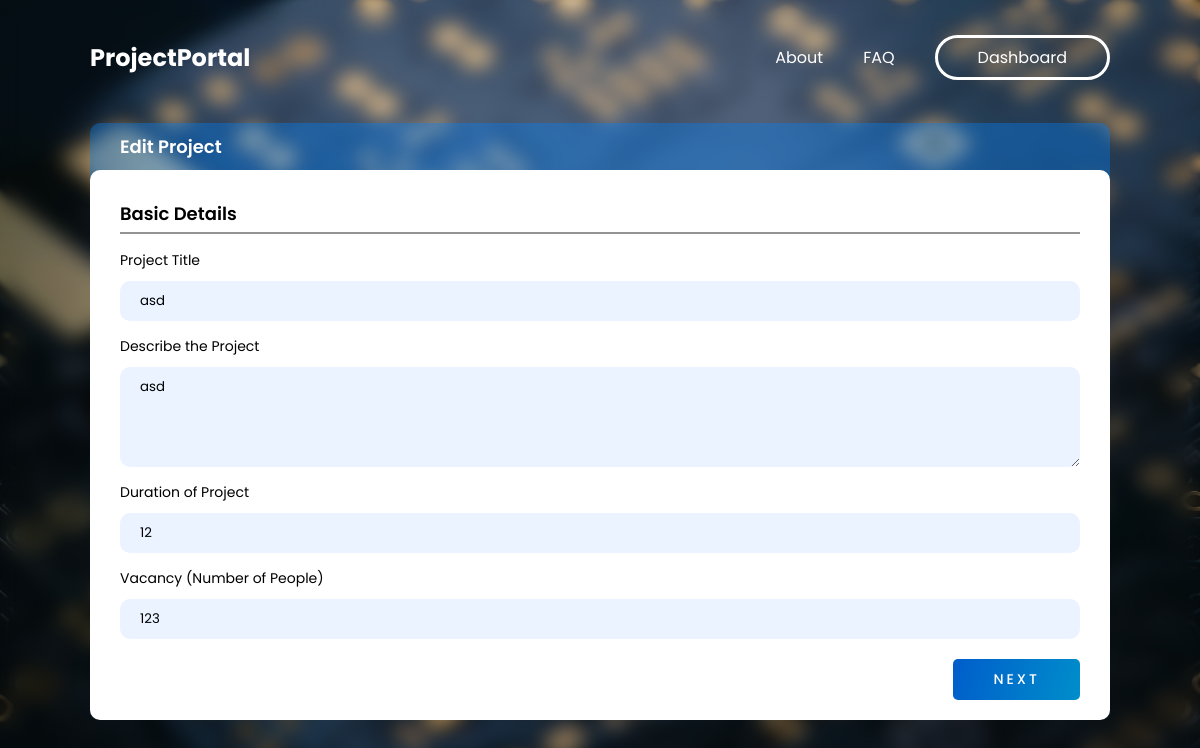
Before: /projects/33/edit/ (signed in) with the older database file.
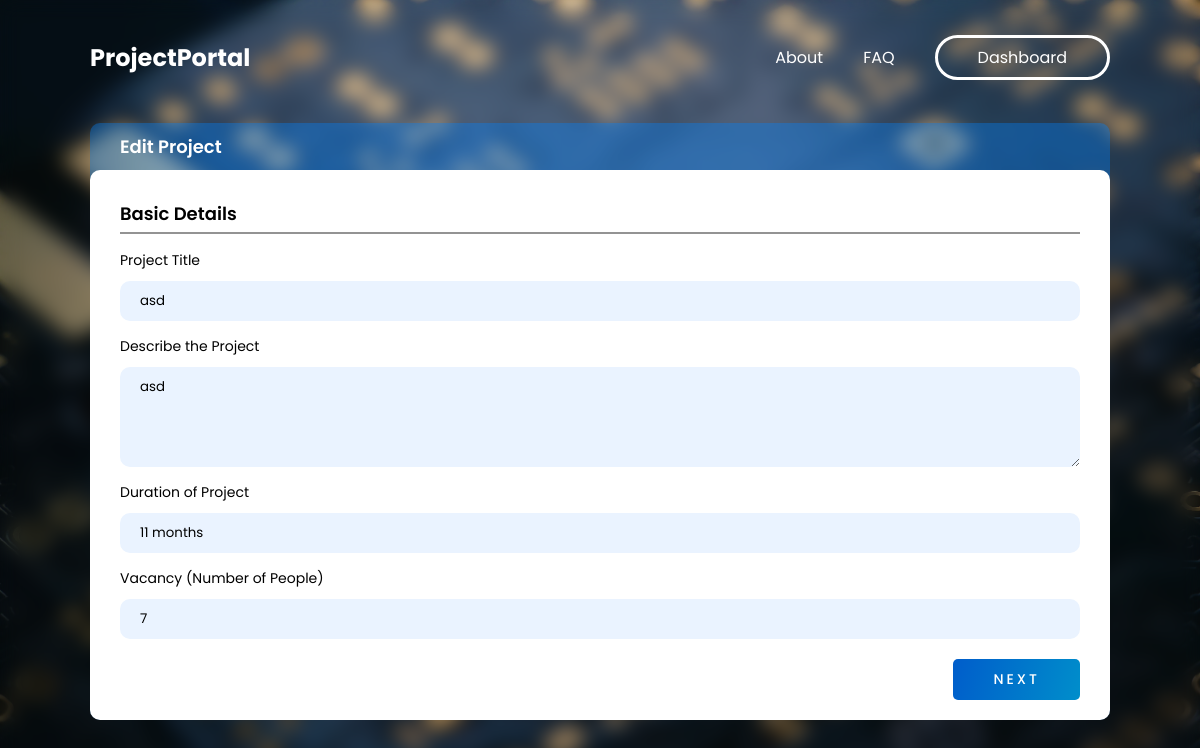
After: the same page with the newer database file.
### portal/models.py (models this page shows, shortened)
class Project(models.Model):
    prof = models.ForeignKey("Professor",  on_delete=models.CASCADE, null=True)
    title = models.CharField(max_length=100)
    description = models.TextField()
    cpi = models.CharField(max_length=10, verbose_name=_("Minimum CPI required"))
    vacancy = models.PositiveSmallIntegerField()
    min_year = models.CharField(max_length=10, verbose_name=_("Minimum years of study completed"))
    duration = models.CharField(max_length=50)
    learning_outcome = models.TextField()
    prereq = models.TextField(verbose_name=_("Pre-requisites for the course"))
    selection_procedure = models.TextField()
    release_date = models.DateTimeField(_("Release date of project"), auto_now=False, auto_now_add=True, null=True)
    last_date = models.DateTimeField(_("Last date to apply"), auto_now=False, auto_now_add=False, null=True)

### portal/views.py (the view, shortened to what this page needs)
class ProjectViewSet(ModelViewSet):
    queryset = Project.objects.all()
    serializer_class = ProjectSerializer
    filter_backends = [filters.DjangoFilterBackend]
    filterset_class = ProjectFilter
    @method_decorator(login_required)
    @action(detail=True, methods=['GET'],url_name='edit-project', url_path='edit')
    def edit(self, request, pk=None):
        project = self.get_object()
        if(project.prof.user != request.user):
            return Response(403)
        serializer = self.get_serializer(project, many=False)
        return render(request, template_name='project-form.html',context={'project' : serializer.data})

### portal/serializers.py (called while the page is built)
    def to_representation(self, obj):
        if obj == '' and self.allow_blank:
            return obj
        return self._choices[obj]

### templates/project-form.html (shortened to what this page needs)
{% extends 'bg-base.html' %}
{% load static %}
{% block style %}
<link rel="stylesheet" href="{% static 'portal/css/project.css' %}">
{% endblock style %}
{% block content %}
<div class=" project-container">
    {% if project.id is None %}
    <div class="project-header">Create new Project</div>
    {% else %}
    <div class="project-header">Edit Project</div>
    {% endif %}
    <div class="project-main">
        {% if project.id is None %}
        <form id="projectForm" action="{% url 'project-list' %}" method="POST">
            {% else %}
            <form id="projectForm" action="{% url 'project-detail' project.id %}" method="PATCH">
                {% endif %}
                <div class="form-section" id="basic-section">
                    <legend class="section-heading">Basic Details</legend>
                    <label for="title">Project Title </label>
                    <input type="text" name="title" id="title" value="{{project.title}}" required>
                    <label for="description">Describe the Project</label>
                    <textarea name="description" id="description" cols="30" rows="4" required>{{project.description}}</textarea>
                    <label for="duration">Duration of Project</label>
                    <input type="text" name="duration" id="duration" value="{{project.duration}}" required>
                    <label for="vacancy">Vacancy (Number of People)</label>
                    <input type="number" name="vacancy" id="vacancy" value="{{project.vacancy}}" required>
                    <div class="action-container">
                        <button class="btn wide-text" data-target="elig-section" type="button">NEXT</button>
                    </div>
                </div>
            </form>
    </div>
</div>
{% endblock content %}

Changed rows visible on the page:
changed Project "asd": duration "12" → "11 months"
Other visible differences:
form field vacancy: "123" → "7"
